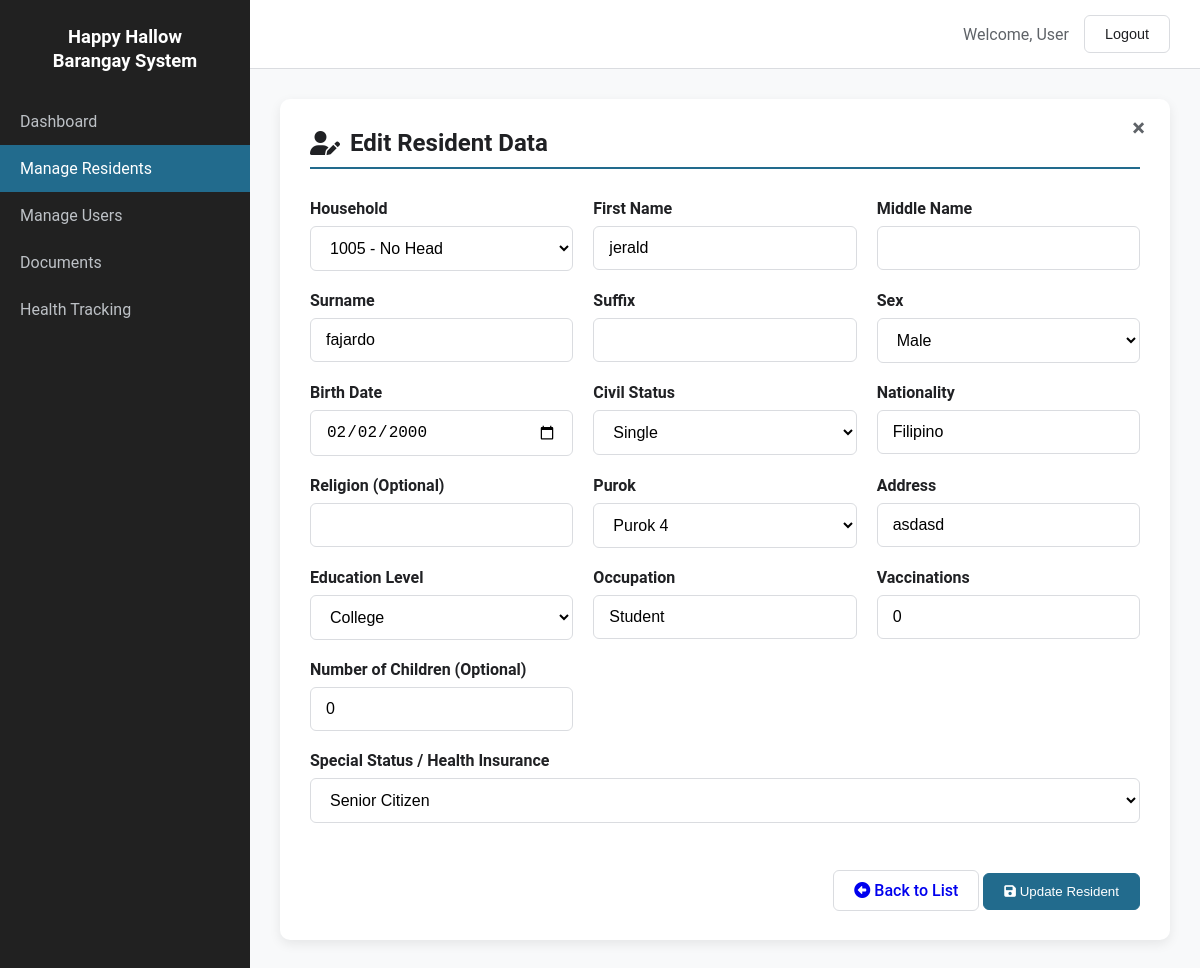
The app's page /admin/addnewresidents.php?id=2093 (signed in) with its own data.
### tables this page shows
CREATE TABLE IF NOT EXISTS `residents` (
  `person_id` int NOT NULL AUTO_INCREMENT,
  `household_id` int NOT NULL,
  `first_name` text NOT NULL,
  `middle_name` varchar(255) DEFAULT NULL,
  `surname` varchar(255) NOT NULL,
  `suffix` varchar(50) DEFAULT NULL,
  `sex` text NOT NULL,
  `birthdate` date NOT NULL,
  `civil_status` varchar(20) NOT NULL,
  `nationality` varchar(20) NOT NULL,
  `religion` varchar(100) DEFAULT NULL,
  `purok` int NOT NULL,
  `address` varchar(150) NOT NULL,
  `residency_start_date` date DEFAULT NULL,
  `education_level` varchar(20) NOT NULL,
  `occupation` varchar(50) NOT NULL,
  `is_senior` tinyint(1) NOT NULL,
  `is_disabled` tinyint(1) NOT NULL,
  `health_insurance` varchar(100) DEFAULT NULL,
  `vaccination` int DEFAULT NULL,
  `is_pregnant` tinyint(1) DEFAULT NULL,
  `children_count` int DEFAULT NULL,
  PRIMARY KEY (`person_id`),
  KEY `household_id` (`household_id`)
);

CREATE TABLE IF NOT EXISTS `household` (
  `household_id` int NOT NULL AUTO_INCREMENT,
  `household_head` varchar(100) DEFAULT NULL,
  `housing_ownership` varchar(50) DEFAULT NULL,
  `water_source` varchar(50) DEFAULT NULL,
  `toilet_facility` varchar(50) DEFAULT NULL,
  `electricity_source` varchar(50) DEFAULT NULL,
  `waste_disposal` varchar(50) DEFAULT NULL,
  `building_type` varchar(50) DEFAULT NULL,
  PRIMARY KEY (`household_id`)
);

### admin/addnewresidents.php (the view, shortened to what this page needs)
<?php
$logged_in_username = isset($_SESSION['user_name']) ? $_SESSION['user_name'] : 'User';
include '../db_connect.php';
$editMode = false;
$residentId = isset($_GET['id']) ? intval($_GET['id']) : null;
$resData = [];
if ($residentId) {
    $editMode = true;
    $stmt = $conn->prepare("SELECT * FROM residents WHERE person_id = ?");
    $stmt->bind_param("i", $residentId);
    $stmt->execute();
    $result = $stmt->get_result();
    $resData = $result->fetch_assoc();
}
$householdResult = $conn->query("SELECT household_id, household_head FROM household ORDER BY household_id ASC");
function getSelectedStatus($resData) {
    if (isset($resData['is_senior']) && $resData['is_senior']) return 'Senior Citizen';
}
$current_status = getSelectedStatus($resData);
if ($householdResult->num_rows > 0) {
    $householdResult->data_seek(0);
}
?>
<!DOCTYPE html>
<html lang="en">
<head>
<link rel="stylesheet" href="https://cdnjs.cloudflare.com/ajax/libs/font-awesome/6.0.0-beta3/css/all.min.css" />
</head>
<body>
<div class="app-container">
<div class="sidebar">
            <div class="logo">Happy Hallow<br />Barangay System</div>
            <nav class="main-nav">
                <ul>
                    <li><a href="admin_dashboard.php">Dashboard</a></li>
                    <li><a href="residents.php" class="active">Manage Residents</a></li>
                    <li><a href="users.php">Manage Users</a></li>
                    <li><a href="documents.php">Documents</a></li>
                    <li><a href="health_tracking.php">Health Tracking</a></li>
                </ul>
            </nav>
        </div>
<div class="main-content">
<header class="topbar">
  <div class="topbar-right">
    <span id="userName" class="user-info">Welcome, <?php echo htmlspecialchars($logged_in_username); ?></span>
    <button id="logoutBtn" class="btn logout-btn">Logout</button>
  </div>
</header>
<main class="page-content">
<div class="form-card">
<a href="residents.php" class="close-btn" title="Back to Residents List">&times;</a>
<h2 class="form-title">
    <i class="fas fa-user-<?php echo $editMode ? "edit" : "plus"; ?>"></i>
    <?php echo $editMode ? "Edit Resident Data" : "Add New Resident"; ?>
</h2>
<form id="residentForm" enctype="multipart/form-data">
<div class="form-grid">
<div class="input-group">
    <label>Household</label>
    <select name="household_id" required>
        <?php while($row = $householdResult->fetch_assoc()): ?>
            <option value="<?= htmlspecialchars($row['household_id']) ?>"
                <?php if(($resData['household_id'] ?? '') == $row['household_id']) echo 'selected'; ?>>
                <?= htmlspecialchars($row['household_id']) ?> - <?= htmlspecialchars($row['household_head'] ?? 'No Head') ?>
            </option>
        <?php endwhile; ?>
    </select>
</div>
<div class="input-group">
    <label>First Name</label>
    <input type="text" name="first_name" required value="<?php echo htmlspecialchars($resData['first_name'] ?? ''); ?>">
</div>
<div class="input-group">
    <label>Middle Name</label>
    <input type="text" name="middle_name" value="<?php echo htmlspecialchars($resData['middle_name'] ?? ''); ?>">
</div>
<div class="input-group">
    <label>Surname</label>
    <input type="text" name="surname" required value="<?php echo htmlspecialchars($resData['surname'] ?? ''); ?>">
</div>
<div class="input-group">
    <label>Suffix</label>
    <input type="text" name="suffix" value="<?php echo htmlspecialchars($resData['suffix'] ?? ''); ?>">
</div>
<div class="input-group">
    <label>Sex</label>
    <select name="sex" required>
        <option value="Male" <?php if(($resData['sex'] ?? '')=='Male') echo 'selected'; ?>>Male</option>
    </select>
</div>
<div class="input-group">
    <label>Birth Date</label>
    <input type="date" name="birthdate" required value="<?php echo htmlspecialchars($resData['birthdate'] ?? ''); ?>">
</div>
<div class="input-group">
    <label>Civil Status</label>
    <select name="civil_status" required>
        <option value="Single" <?php if(($resData['civil_status'] ?? '')=='Single') echo 'selected'; ?>>Single</option>
    </select>
</div>
<div class="input-group">
    <label>Nationality</label>
    <input type="text" name="nationality" required value="<?php echo htmlspecialchars($resData['nationality'] ?? 'Filipino'); ?>">
</div>
<div class="input-group">
    <label>Religion (Optional)</label>
    <input type="text" name="religion" value="<?php echo htmlspecialchars($resData['religion'] ?? ''); ?>">
</div>
<div class="input-group">
    <label>Purok</label>
    <select name="purok" required>
        <?php for($i=1;$i<=5;$i++): ?>
            <option value="<?= $i ?>" <?php if(($resData['purok'] ?? '')==$i) echo 'selected'; ?>>Purok <?= $i ?></option>
        <?php endfor; ?>
    </select>
</div>
<div class="input-group">
    <label>Address</label>
    <input type="text" name="address" required value="<?php echo htmlspecialchars($resData['address'] ?? ''); ?>">
</div>
<div class="input-group">
    <label>Education Level</label>
    <select name="education_level" required>
        <option value="College" <?php if(($resData['education_level'] ?? '')=='College') echo 'selected'; ?>>College</option>
    </select>
</div>
<div class="input-group">
    <label>Occupation</label>
    <input type="text" name="occupation" value="<?php echo htmlspecialchars($resData['occupation'] ?? ''); ?>">
</div>
<div class="input-group">
    <label>Vaccinations</label>
    <input type="text" name="vaccination" placeholder="e.g., COVID-19 (3 doses)" value="<?php echo htmlspecialchars($resData['vaccination'] ?? ''); ?>">
</div>
<div class="input-group">
    <label>Number of Children (Optional)</label>
    <input type="number" name="children_count" value="<?php echo htmlspecialchars($resData['children_count'] ?? '0'); ?>">
</div>
<div class="input-group" style="grid-column: 1 / -1;">
    <label>Special Status / Health Insurance</label>
    <select name="special_status" id="specialStatus" onchange="toggleSpecialSections()">
        <option value="Senior Citizen" <?php if($current_status == 'Senior Citizen') echo 'selected'; ?>>Senior Citizen</option>
    </select>
</div>
<div class="button-group" style="grid-column: 1 / -1;">
    <a href="residents.php" class="btn"><i class="fas fa-arrow-alt-circle-left"></i> Back to List</a>
    <button type="submit" class="btn primary-btn"><i class="fas fa-save"></i> <?php echo $editMode ? "Update Resident" : "Submit Resident"; ?></button>
</div>
</div>
</form>
</div>
</main>
</div>
</div>
</body>
</html>

### admin/addnewresidents.php (style rules this page uses)
:root { --primary-color: #226b8dff; --primary-dark: #226b8dff; --secondary-color: #5f6368; --danger-color: #ea4335; --success-color: #28a745; --warning-color: #ffc107; --background-color: #f8f9fa; --card-background: #ffffff; --sidebar-bg: #212121; --text-color: #202124; --text-light: #5f6368; --border-color: #dadce0; --radius: 10px; --shadow: 0 4px 12px rgba(0, 0, 0, 0.08); }
* { box-sizing: border-box; }
body { margin: 0; font-family: "Roboto", Arial, sans-serif; background: var(--background-color); color: var(--text-color); }
a { text-decoration: none; }
.app-container { display: flex; min-height: 100vh; }
.sidebar { width: 250px; background: var(--sidebar-bg); color: white; }
.logo { padding: 25px; text-align: center; font-weight: 700; font-size: 1.15rem; line-height: 1.3; }
.main-nav ul { list-style: none; padding: 0; margin: 0; }
.main-nav a { display: block; padding: 14px 20px; color: #bdc1c6; }
.main-nav a:hover, .main-nav a.active { background: var(--primary-dark); color: white; }
.main-content { flex: 1; }
.topbar { background: white; padding: 15px 30px; border-bottom: 1px solid var(--border-color); display: flex; justify-content: flex-end; align-items: center; }
.topbar-right { display: flex; align-items: center; }
.user-info { margin-right: 15px; color: var(--text-light); }
.logout-btn { padding: 8px 15px; border: 1px solid var(--border-color); background: transparent; color: var(--text-color); font-size: 0.9rem; cursor: pointer; border-radius: 6px; transition: background-color 0.2s; font-weight: 500; }
.page-content { padding: 30px; }
.page-content h2 { margin-top: 0; margin-bottom: 25px; color: var(--text-color); display: flex; align-items: center; gap: 10px; }
.page-content .form-title { border-bottom: 2px solid var(--primary-color); padding-bottom: 10px; margin-bottom: 30px; }
.form-card { background: var(--card-background); border-radius: var(--radius); box-shadow: var(--shadow); padding: 30px; max-width: 900px; margin: 0 auto; position: relative; }
.close-btn { position: absolute; top: 15px; right: 25px; font-size: 24px; font-weight: bold; color: var(--text-light); transition: color 0.2s; }
.form-grid { display: grid; grid-template-columns: repeat(auto-fit, minmax(250px, 1fr)); gap: 20px; }
.input-group { margin-bottom: 0; }
.input-group label { display: block; margin-bottom: 8px; font-weight: 600; color: var(--text-color); }
.input-group input[type="text"], .input-group input[type="date"], .input-group input[type="number"], .input-group input[type="email"], .input-group select { width: 100%; padding: 12px 15px; border: 1px solid var(--border-color); border-radius: 6px; font-size: 1rem; transition: border-color 0.2s, box-shadow 0.2s; background-color: #ffffff; }
.button-group { margin-top: 30px; text-align: right; }
.btn { padding: 10px 20px; border-radius: 6px; font-weight: 500; border: 1px solid var(--border-color); cursor: pointer; transition: background-color 0.2s, box-shadow 0.2s; }
.primary-btn { background: var(--primary-color); color: white; border-color: var(--primary-color); }

### records on screen
residents: household_id "1005 - No Head", first_name "jerald", surname "fajardo", sex "Male", birthdate "02/02/2000", civil_status "Single", nationality "Filipino", purok "Purok 4", address "asdasd", education_level "College", occupation "Student", vaccination "0", children_count "0", special_status "Senior Citizen"

### other values on screen
$logged_in_username "User"
